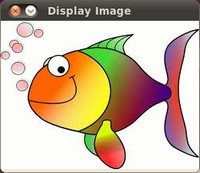
#> input picture myimage.jpg, 200 x 173 px, given in place of the camera
$ python contour_draw.py
#> lines starting #> are read from the running program, lines starting #| are printed output that depends on the picture; after the words box and inside, x2 and y2 are one past the last pixel; in counts of white or black regions, pixels touching at a corner belong together
import cv2
import numpy as np

cap = cv2.VideoCapture(0)

cv2.namedWindow('image')
def nothing(x):
    pass
cv2.createTrackbar('upper','image',200,255,nothing)
cv2.createTrackbar('lower','image',100,255,nothing)
while(1):

    # Take each frame
    _, frame = cap.read()
#> frame is the input picture: shape (173, 200, 3); mean B, G, R 159.4, 181.7, 201.6

    gray = cv2.cvtColor(frame, cv2.COLOR_BGR2GRAY)
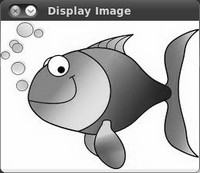
#> gray: shape (173, 200); min 0, max 255, mean 185.2

    upper = cv2.getTrackbarPos('upper','image')
    lower = cv2.getTrackbarPos('lower','image')
    edges = cv2.Canny(gray,lower,upper)
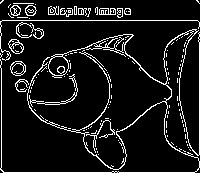
#> edges: shape (173, 200); 9.6% white in thin lines or dots
    #ret,thresh = cv2.threshold(gray,50,255,cv2.THRESH_BINARY)
    empty = np.zeros(frame.shape, dtype=np.uint8)
    kernel = np.ones((5,5),np.uint8)
    #edges = cv2.dilate(edges,kernel,iterations = 2) # really chunks it up

    contours,hierarchy= cv2.findContours(edges,cv2.RETR_TREE,cv2.CHAIN_APPROX_SIMPLE)
#> contours = 179 contours, 151 with area under 20; largest, box (x1, y1, x2, y2) and area: (0, 29, 200, 173) 911, (95, 34, 133, 52) 303, (48, 56, 69, 76) 302, (10, 61, 26, 76) 172, (8, 39, 24, 54) 152
    cv2.drawContours(empty, contours, -1, (0,0,255), 3)
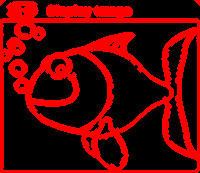
#> empty: shape (173, 200, 3); mean of channels 0, 1, 2 0, 0, 87; drawn as B, G, R
    cv2.imshow('res',cv2.pyrDown(empty))
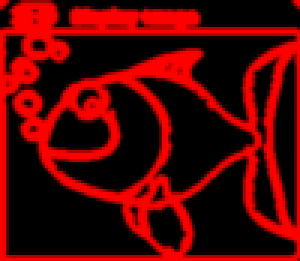
#> window 'res': shape (87, 100, 3) (shown 3 times larger); mean B, G, R 0, 0, 87.4
    k = cv2.waitKey(5) & 0xFF
#> (key Esc is pressed here)
    if k == 27:
        break

cv2.destroyAllWindows()

$ run again, on left.jpg
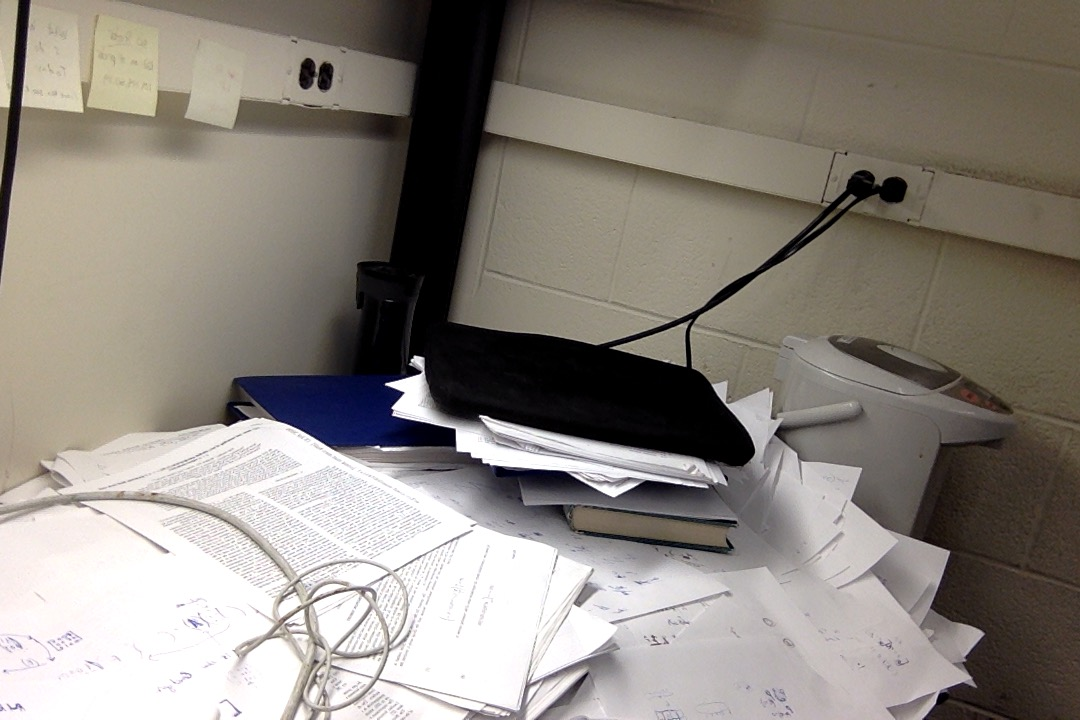
#> input picture left.jpg, 1080 x 720 px, given in place of the camera
#> frame is the input picture: shape (720, 1080, 3); mean B, G, R 125.8, 133.3, 139.5
#> `edges = cv2.Canny(gray,lower,upper)`:
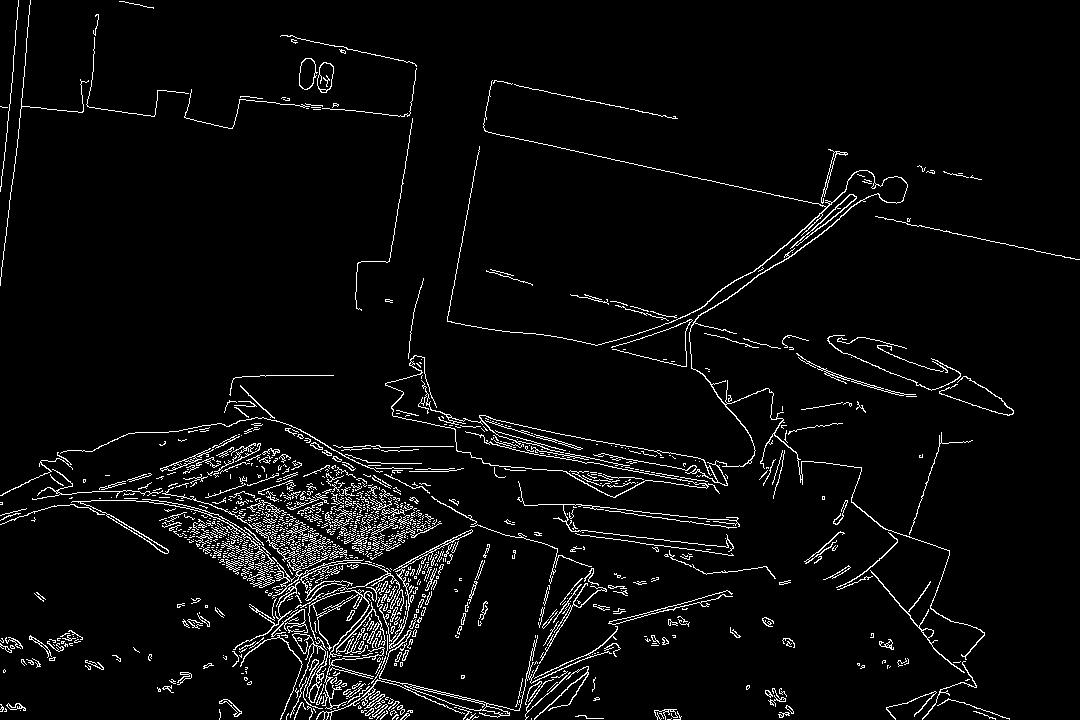
#> edges: shape (720, 1080); 4.3% white in thin lines or dots
#> contours = 1630 contours, 1508 with area under 20; largest, box (x1, y1, x2, y2) and area: (377, 529, 618, 718) 1102, (308, 589, 385, 710) 680, (418, 118, 985, 660) 640, (312, 590, 359, 616) 514, (409, 685, 487, 711) 462
#> `cv2.imshow('res',cv2.pyrDown(empty))`:
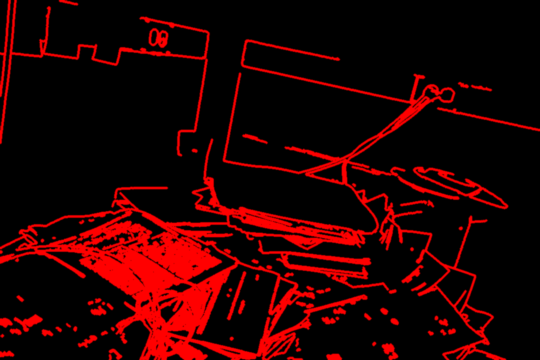
#> window 'res': shape (360, 540, 3); mean B, G, R 0, 0, 40.2

$ run again, on right.jpg
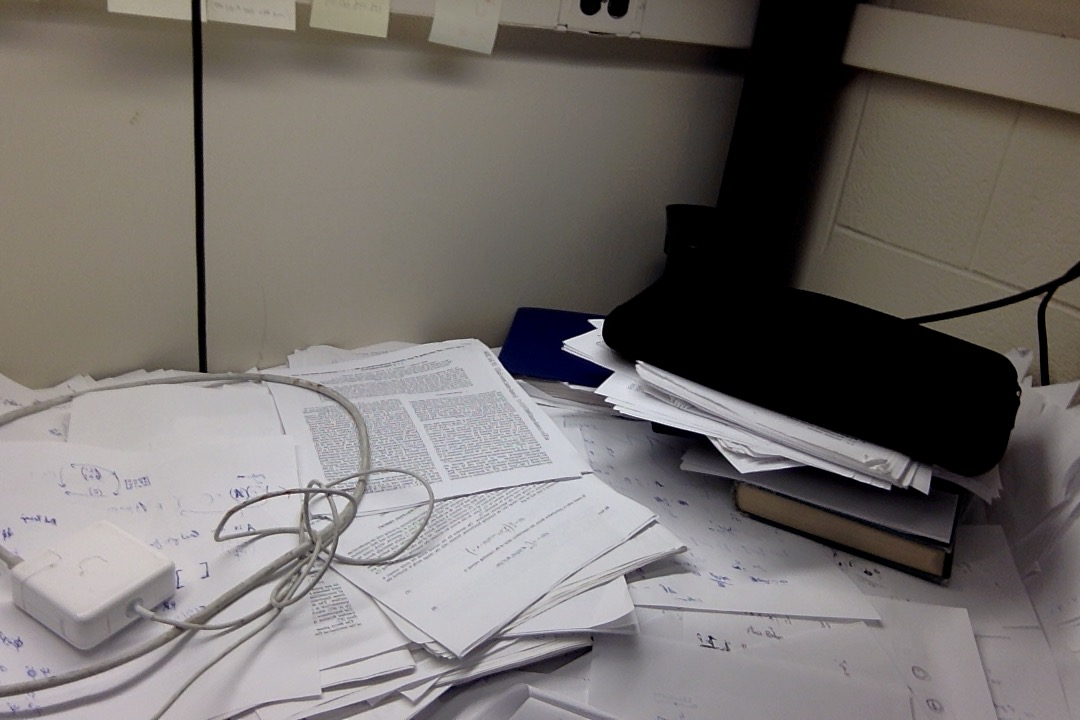
#> input picture right.jpg, 1080 x 720 px, given in place of the camera
#> frame is the input picture: shape (720, 1080, 3); mean B, G, R 109.1, 112.1, 117.1
#> `edges = cv2.Canny(gray,lower,upper)`:
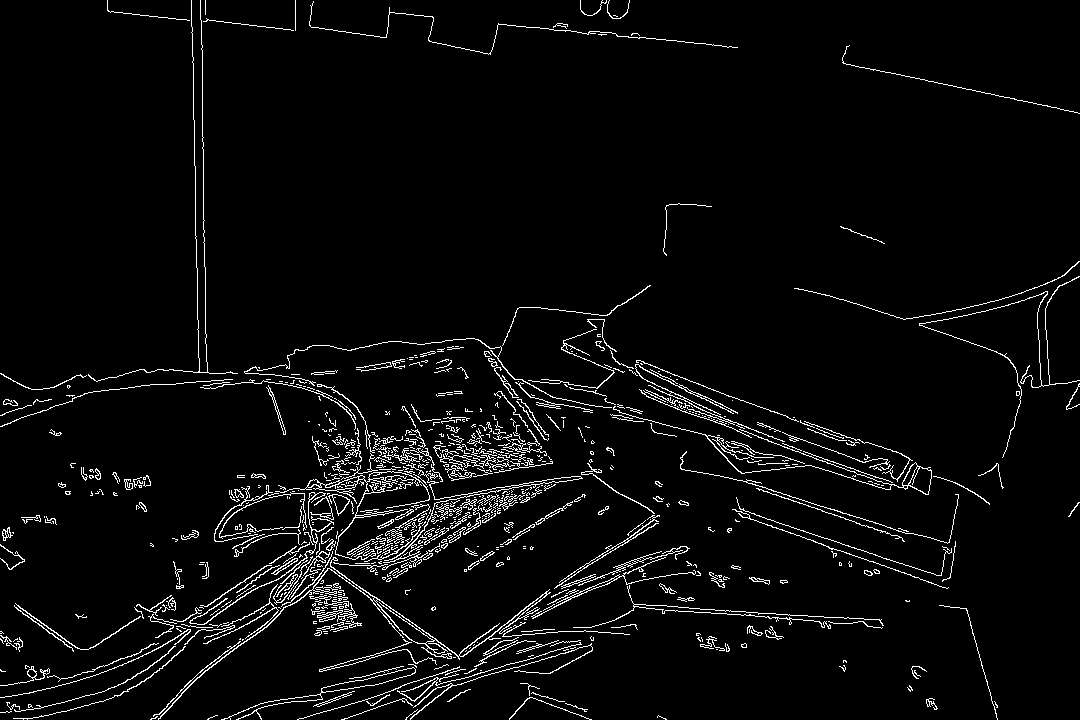
#> edges: shape (720, 1080); 4% white in thin lines or dots
#> contours = 1058 contours, 913 with area under 20; largest, box (x1, y1, x2, y2) and area: (158, 557, 551, 720) 1159, (275, 471, 430, 560) 754, (613, 406, 932, 495) 666, (376, 599, 436, 644) 660, (221, 667, 416, 720) 650
#> `cv2.imshow('res',cv2.pyrDown(empty))`:
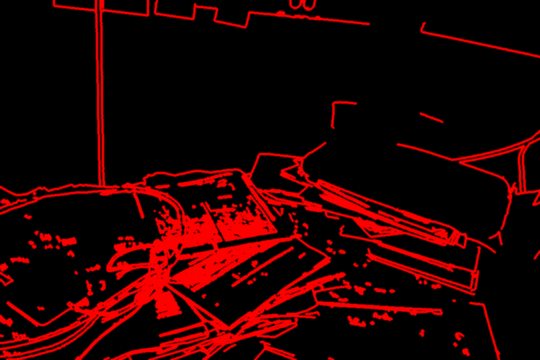
#> window 'res': shape (360, 540, 3); mean B, G, R 0, 0, 38.5
